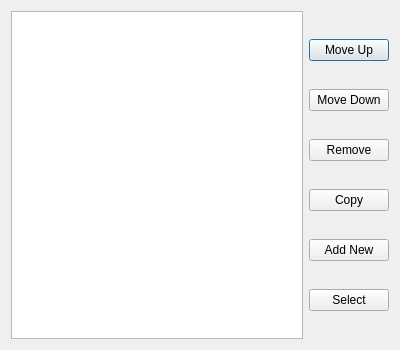
<?xml version="1.0" encoding="UTF-8"?>
<ui version="4.0">
 <class>PanelsDialog</class>
 <widget class="QDialog" name="PanelsDialog">
  <property name="geometry">
   <rect>
    <x>0</x>
    <y>0</y>
    <width>400</width>
    <height>350</height>
   </rect>
  </property>
  <property name="windowTitle">
   <string>Manage Panels</string>
  </property>
  <layout class="QHBoxLayout" name="horizontalLayout">
   <item>
    <widget class="QListWidget" name="listWidget"/>
   </item>
   <item>
    <widget class="QWidget" name="widget" native="true">
     <layout class="QVBoxLayout" name="verticalLayout">
      <property name="spacing">
       <number>0</number>
      </property>
      <property name="leftMargin">
       <number>0</number>
      </property>
      <property name="topMargin">
       <number>0</number>
      </property>
      <property name="rightMargin">
       <number>0</number>
      </property>
      <property name="bottomMargin">
       <number>0</number>
      </property>
      <item>
       <widget class="QPushButton" name="buttonMoveUp">
        <property name="text">
         <string>Move Up</string>
        </property>
       </widget>
      </item>
      <item>
       <widget class="QPushButton" name="buttonMoveDown">
        <property name="text">
         <string>Move Down</string>
        </property>
       </widget>
      </item>
      <item>
       <widget class="QPushButton" name="buttonRemove">
        <property name="text">
         <string>Remove</string>
        </property>
       </widget>
      </item>
      <item>
       <widget class="QPushButton" name="buttonCopy">
        <property name="text">
         <string>Copy</string>
        </property>
       </widget>
      </item>
      <item>
       <widget class="QPushButton" name="buttonAddNew">
        <property name="text">
         <string>Add New</string>
        </property>
       </widget>
      </item>
      <item>
       <widget class="QPushButton" name="buttonSelect">
        <property name="text">
         <string>Select</string>
        </property>
       </widget>
      </item>
     </layout>
    </widget>
   </item>
  </layout>
 </widget>
 <resources/>
 <connections/>
</ui>
